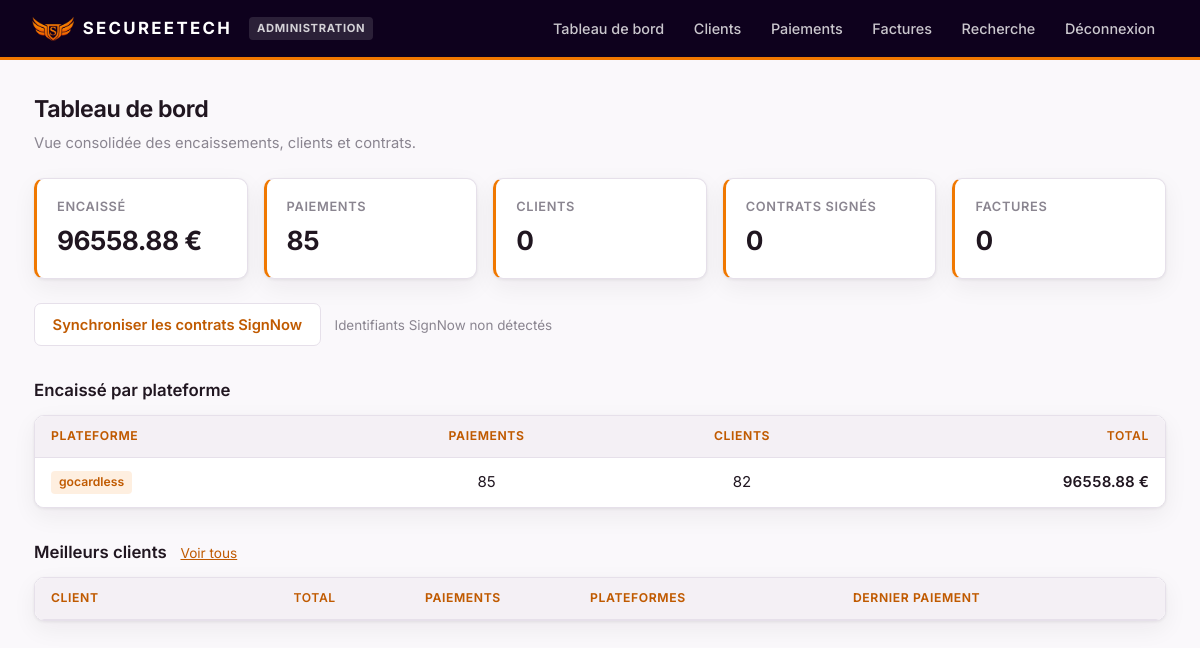
The page / (signed in) on the database as committed earlier.
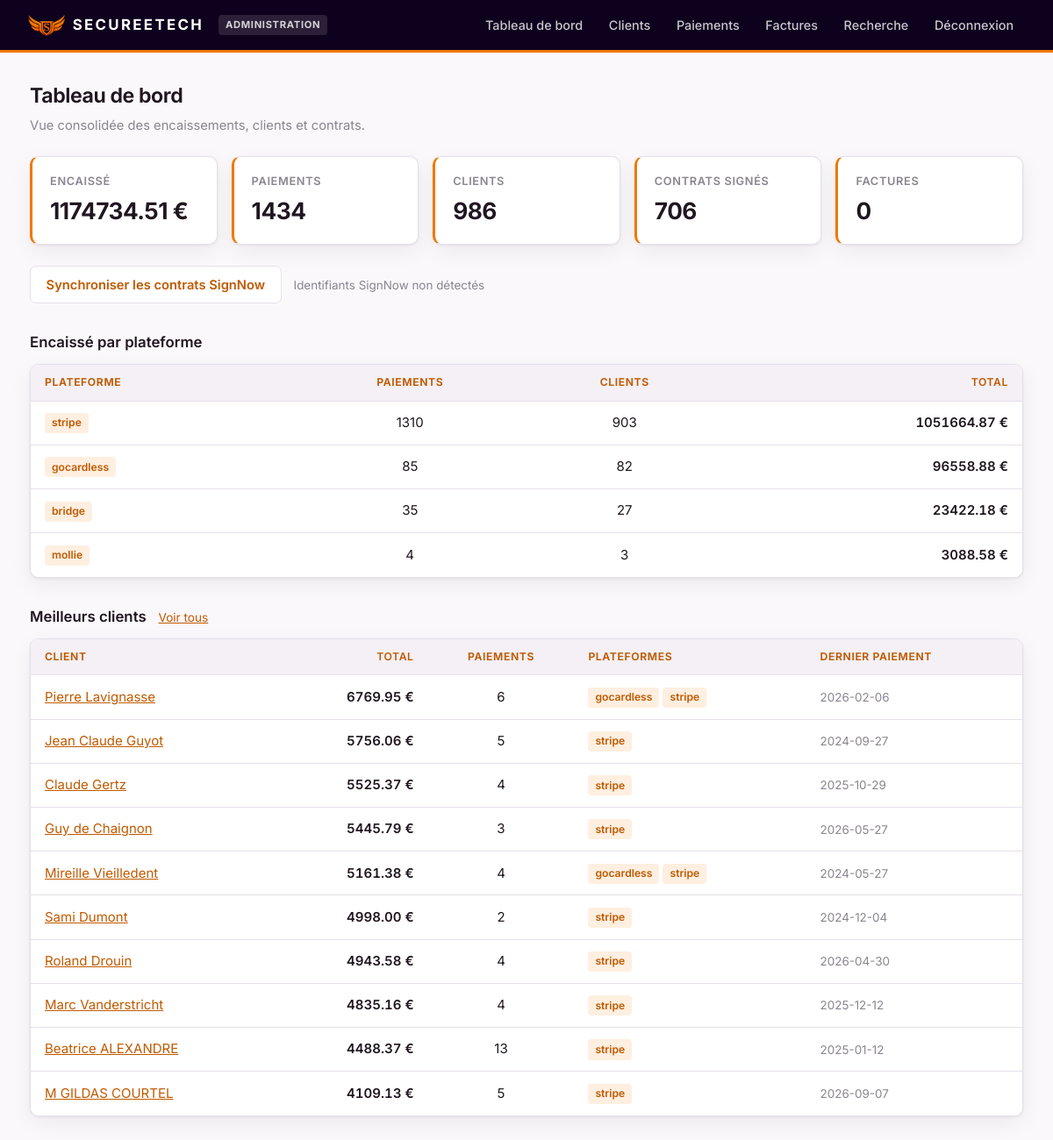
The same page on the database as committed later.
### tables this page shows
CREATE TABLE paiements (
        id INTEGER PRIMARY KEY AUTOINCREMENT,
        date_paiement TEXT NOT NULL,
        source TEXT NOT NULL,
        montant REAL NOT NULL,
        client_nom TEXT,
        email TEXT,
        statut TEXT DEFAULT 'pending',
        reference_externe TEXT,
        metadonnees TEXT,
        synchronise INTEGER DEFAULT 0,
        created_at TEXT DEFAULT CURRENT_TIMESTAMP
    , entite TEXT DEFAULT '');

CREATE TABLE clients_summary (
        id INTEGER PRIMARY KEY,
        client_nom TEXT UNIQUE,
        total_paiements REAL,
        nb_transactions INTEGER,
        sources TEXT,
        dernier_paiement TEXT,
        email TEXT
    );

### app.py (the view)
@app.route('/')
@admin_required
def index():
    paiements = database.obtenir_tous_paiements()
    factures = database.obtenir_toutes_factures()
    clients = database.obtenir_clients_summary()
    total_paiements = sum(p['montant'] for p in paiements)
    total_factures = sum(f['montant'] for f in factures)
    repartition = {}
    for p in paiements:
        bloc = repartition.setdefault(p['source'], {'source': p['source'], 'nb': 0,
                                                    'total': 0.0, 'noms': set()})
        bloc['nb'] += 1
        bloc['total'] += p['montant'] or 0
        bloc['noms'].add((p['client_nom'] or '').lower())
    par_source = sorted(
        ({'source': b['source'], 'nb': b['nb'], 'total': b['total'],
          'clients': len(b['noms'])} for b in repartition.values()),
        key=lambda b: b['total'], reverse=True)
    return render_template('index.html',
                         total_paiements=total_paiements,
                         total_factures=total_factures,
                         nb_clients=len(clients),
                         nb_paiements=len(paiements),
                         par_source=par_source,
                         contrats=database.compter_contrats(),
                         nb_factures_ext=database.compter_factures(),
                         signnow_pret=signnow.configure(),
                         clients_top=clients[:10])

### app.py (called while the page is built)
def admin_required(f):
    @wraps(f)
    def decorated_function(*args, **kwargs):
        role = session.get('role')
        if not role:
            return redirect(url_for('connexion'))
        if role != 'admin':
            return redirect(url_for('recherche'))
        return f(*args, **kwargs)
    return decorated_function

@app.context_processor
def injecter_role():
    return {'role': session.get('role'), 'est_admin': session.get('role') == 'admin'}

### database.py (called while the page is built)
def get_connection():
    conn = sqlite3.connect(DATABASE_URL)
    conn.row_factory = sqlite3.Row
    return conn

def obtenir_tous_paiements():
    conn = get_connection()
    cursor = conn.cursor()
    cursor.execute('SELECT * FROM paiements ORDER BY date_paiement DESC')
    paiements = [dict(row) for row in cursor.fetchall()]
    conn.close()
    return paiements

def obtenir_toutes_factures():
    conn = get_connection()
    cursor = conn.cursor()
    cursor.execute('SELECT * FROM factures ORDER BY date_facture DESC')
    factures = [dict(row) for row in cursor.fetchall()]
    conn.close()
    return factures

### signnow.py (called while the page is built)
def configure():
    ids = _identifiants()
    return bool(ids['access_token'] or (ids['client_id'] and ids['refresh_token']))

### templates/index.html (shortened to what this page needs)
{% extends "base.html" %}
{% block content %}
<h2>Tableau de bord</h2>
<p class="sous-titre">Vue consolidée des encaissements, clients et contrats.</p>
<div class="stats">
  <div class="stat"><div class="libelle">Encaissé</div><div class="valeur">{{ "%.2f"|format(total_paiements) }} €</div></div>
  <div class="stat"><div class="libelle">Paiements</div><div class="valeur">{{ nb_paiements }}</div></div>
  <div class="stat"><div class="libelle">Clients</div><div class="valeur">{{ nb_clients }}</div></div>
  <div class="stat"><div class="libelle">Contrats signés</div><div class="valeur">{{ contrats.signes }}</div></div>
  <div class="stat"><div class="libelle">Factures</div><div class="valeur">{{ nb_factures_ext }}</div></div>
</div>
<div style="margin:1.25rem 0;">
  <a class="bouton {{ '' if signnow_pret else 'secondaire' }}" href="{{ url_for('sync_signnow') }}">Synchroniser les contrats SignNow</a>
  {% if not signnow_pret %}<span class="discret" style="margin-left:.6rem;">Identifiants SignNow non détectés</span>{% endif %}
</div>
<h3>Encaissé par plateforme</h3>
<div class="carte">
  <table>
    <thead><tr><th>Plateforme</th><th class="centre">Paiements</th><th class="centre">Clients</th><th class="num">Total</th></tr></thead>
    <tbody>
      {% for s in par_source %}
      <tr>
        <td><span class="tag">{{ s.source }}</span></td>
        <td class="centre">{{ s.nb }}</td>
        <td class="centre">{{ s.clients }}</td>
        <td class="num">{{ "%.2f"|format(s.total) }} €</td>
      </tr>
      {% endfor %}
    </tbody>
  </table>
</div>
<h3>Meilleurs clients <a href="{{ url_for('clients') }}" style="font-size:.85rem; font-weight:400; margin-left:.6rem;">Voir tous</a></h3>
<div class="carte">
  <table>
    <thead><tr><th>Client</th><th class="num">Total</th><th class="centre">Paiements</th><th>Plateformes</th><th>Dernier paiement</th></tr></thead>
    <tbody>
      {% for c in clients_top %}
      <tr>
        <td><a href="{{ url_for('detail_client', client_nom=c.client_nom) }}">{{ c.client_nom }}</a></td>
        <td class="num">{{ "%.2f"|format(c.total_paiements) }} €</td>
        <td class="centre">{{ c.nb_transactions }}</td>
        <td>{% for s in (c.sources or '').split(',') if s %}<span class="tag">{{ s }}</span>{% endfor %}</td>
        <td class="discret">{{ c.dernier_paiement }}</td>
      </tr>
      {% endfor %}
    </tbody>
  </table>
</div>
{% endblock %}

Rows that differ between the two databases and show on the page:
added paiements: source "stripe", nb "1310", clients "903", total "1051664.87"
added paiements: source "bridge", nb "35", clients "27", total "23422.18"
added paiements: source "mollie", nb "4", clients "3", total "3088.58"
added clients_summary: client_nom "Pierre Lavignasse", total_paiements "6769.95", nb_transactions "6", s "gocardless" "stripe", dernier_paiement "2026-02-06", shown under "Meilleurs clients Voir tous"
added clients_summary: client_nom "Jean Claude Guyot", total_paiements "5756.06", nb_transactions "5", sources "stripe", dernier_paiement "2024-09-27"
added clients_summary: client_nom "Claude Gertz", total_paiements "5525.37", nb_transactions "4", sources "stripe", dernier_paiement "2025-10-29"
added clients_summary: client_nom "Guy de Chaignon", total_paiements "5445.79", nb_transactions "3", sources "stripe", dernier_paiement "2026-05-27"
added clients_summary: client_nom "Mireille Vieilledent", total_paiements "5161.38", nb_transactions "4", s "gocardless" "stripe", dernier_paiement "2024-05-27", shown under "Meilleurs clients Voir tous"
added clients_summary: client_nom "Sami Dumont", total_paiements "4998.00", nb_transactions "2", sources "stripe", dernier_paiement "2024-12-04"
added clients_summary: client_nom "Roland Drouin", total_paiements "4943.58", nb_transactions "4", sources "stripe", dernier_paiement "2026-04-30"
added clients_summary: client_nom "Marc Vanderstricht", total_paiements "4835.16", nb_transactions "4", sources "stripe", dernier_paiement "2025-12-12"
added clients_summary: client_nom "Beatrice ALEXANDRE", total_paiements "4488.37", nb_transactions "13", sources "stripe", dernier_paiement "2025-01-12"
added clients_summary: client_nom "M GILDAS COURTEL", total_paiements "4109.13", nb_transactions "5", sources "stripe", dernier_paiement "2026-09-07"
Other text that changed with them:
{{ "%.2f"|format(total_paiements) }}: "96558.88" → "1174734.51"
{{ nb_paiements }}: "85" → "1434"
{{ nb_clients }}: "0" → "986"
{{ contrats.signes }}: "0" → "706"
